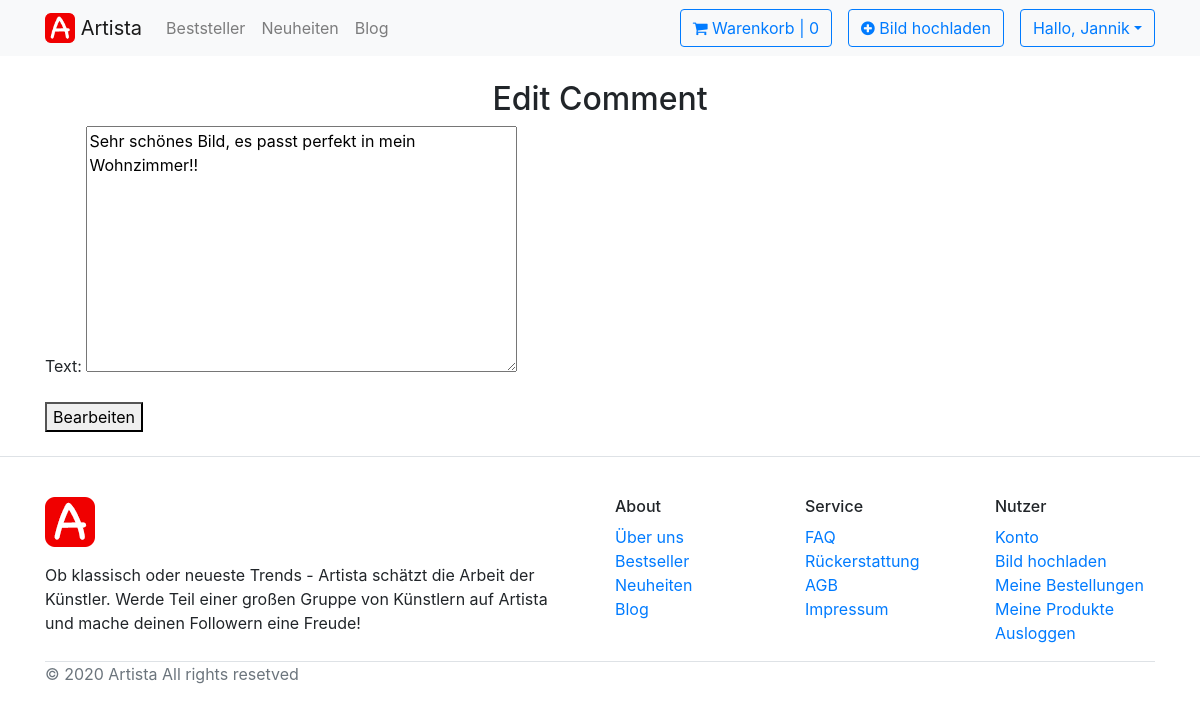
Screenshot of /customerservice/edit/1/ (signed in) with the database file from the repository.
### Profile/models.py (models this page shows)
class ShopUser(AbstractUser):
    profile_picture = models.ImageField(upload_to='profile_pictures/', blank=True, null=True)
    instagram_handle = models.CharField(max_length=100, blank=True, null=True)

### Shop/models.py (models this page shows, shortened)
class Comment(models.Model):
    text = models.TextField(max_length=500)
    timestamp = models.DateTimeField(auto_now_add=True)
    user = models.ForeignKey(ShopUser, on_delete=models.CASCADE)
    product = models.ForeignKey(Product, on_delete=models.CASCADE)
    class Meta:
        ordering = ['timestamp']
        verbose_name = 'Comment'
        verbose_name_plural = 'Comments'

### Customerservice/views.py (the view)
# urls.py: path('edit/<int:pk>/', views.CommentEditView.as_view(), name='comment-edit'),
class CommentEditView(UpdateView):
    model = Comment
    fields = ['text']
    template_name = 'comment-edit.html'
    success_url = reverse_lazy('comments-flag')
    def get_context_data(self, **kwargs):
        context = super(CommentEditView, self).get_context_data(**kwargs)
        user = self.request.user
        if not user.is_anonymous:
            can_delete = user.is_superuser or user.is_staff
            context['can_delete'] = can_delete
            return context

### Customerservice/templates/comment-edit.html (shortened to what this page needs)
{% extends 'Shop/base.html' %}
{% load static %}
{% block content %}
    <div class="container">
{% block logged_in_content %}
    <h2 class="text-center mt-4">Edit Comment</h2>
        {% if can_delete %}
            <form method="POST">
                {{ form.as_p }}
                <button type="submit">Bearbeiten</button>
            </form>
            <br>
        {% else %}
            {{ comment.text }}
        {% endif %}
{% endblock logged_in_content %}
    </div>
{% endblock content %}

### Shop/templates/Shop/utils/navbar.html (shortened to what this page needs)
{% load static %}
<nav class="navbar navbar-expand-lg navbar-light bg-light">
<div class="container">
  <a class="navbar-brand" href="{% url 'home' %}">
     <img src=" {% static '/images/Artista_Logo.png' %}" width="30" height="30" class="d-inline-block align-top" alt="">
      Artista
  </a>
  <div class="collapse navbar-collapse" id="navbarSupportedContent">
    <ul class="navbar-nav mr-auto">
      <li class="nav-item">
        <a class="nav-link" href="#">Beststeller </a>
      </li>
      <li class="nav-item">
        <a class="nav-link" href="#">Neuheiten </a>
      </li>
      <li class="nav-item">
        <a class="nav-link" href="#">Blog </a>
      </li>
    </ul>
    <ul class="navbar-nav ml-auto">
      <li class="nav-item">
          <a class="btn btn-outline-primary" href="{% url 'cart' %}"><i class="fa fa fa-shopping-cart fa-sm"></i> Warenkorb | 0</a>
      </li>
      {% if user.is_authenticated or shopuser.is_authenticated %}
      <li class="nav-item px-3">
        <a class="btn btn-outline-primary" href="{% url 'upload' %}"><i class="fa fa fa-plus-circle fa-sm"></i> Bild hochladen</a>
      </li>
        <div class="dropdown">
        <button class="btn btn-outline-primary dropdown-toggle" type="button" id="dropdownMenuButton" data-toggle="dropdown" aria-haspopup="true" aria-expanded="false">Hallo, {{ user.username | title }}</button>
</div>
      {% else %}
      <li>
        <a class="btn btn-warning ml-3" href="{% url 'login' %}">Anmelden</a>
      </li>
      {% endif %}
    </ul>
  </div>
</div>
</nav>

### rows the page displays
ShopUser: username "Jannik"
Comment: text "Sehr schönes Bild, es passt perfekt in mein Wohnzimmer!!"
